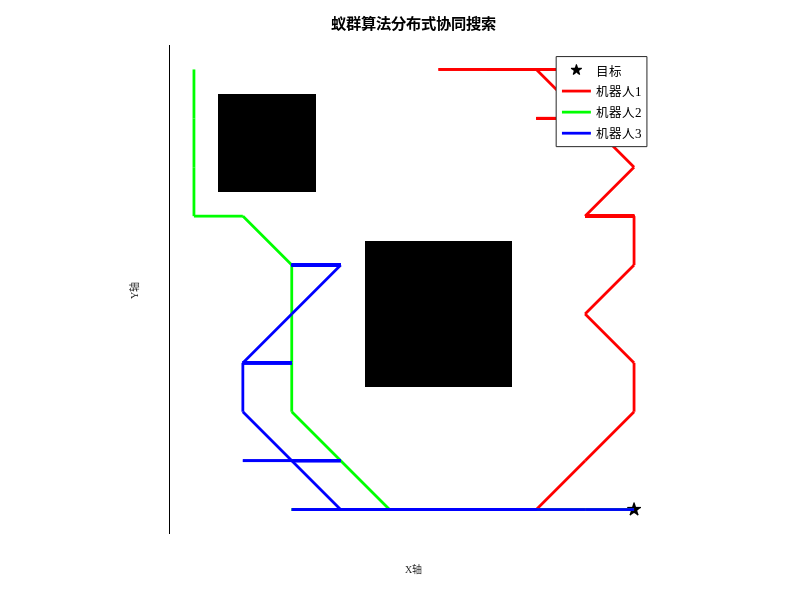

The MATLAB source for this figure:
clc;
clear;
close all;
% 参数设置
total = 3;            % 蚂蚁数量
iterations = 5000;    % 迭代次数
phera_up = 5;        % 信息素更新系数
rho = 0.8;            % 信息素衰减系数
alpha = 1;            % 信息素的重要性
beta = 2;             % 距离的重要性
grid_size = 10;      % 网格大小 (10x10)

% 初始化环境与障碍物
env = ones(grid_size, grid_size);  % 创建空的环境网格
goal = [10, 10];                   % 目标位置 (固定，不在障碍物中)
goal_radius = 0;                   % 目标半径 (目标范围)

% 定义障碍物位置和大小
x1_1 = 2; y1_1 = 2; x2_1 = 3; y2_1 = 3;  % 第一个障碍物：2x2
x1_2 = 5; y1_2 = 5; x2_2 = 7; y2_2 = 7;  % 第二个障碍物：2x2

% 标记环境中的障碍物
env(x1_1:x2_1, y1_1:y2_1) = 0;  % 设置第一个障碍物的区域为0
env(x1_2:x2_2, y1_2:y2_2) = 0;  % 设置第二个障碍物的区域为0

% 初始化蚂蚁的位置
ant_positions = zeros(total, 2);   % 存储蚂蚁的位置
ant_trajectories = cell(total, 1); % 存储每只蚂蚁的路径
ant_reached = zeros(total, 1);     % 每只蚂蚁是否到达目标的标志 (1 = 到达目标, 0 = 未到达)
found_goal = 0;                    % 标志变量，指示是否有蚂蚁找到目标

ant_positions(1, :) = [1, 9];
ant_positions(2, :) = [1, 2];
ant_positions(3, :) = [5, 5];

% 初始化信息素矩阵
phera = zeros(grid_size, grid_size); % 信息素矩阵

% 定义蚂蚁的移动方向（8个方向）
lm = [0 -1; 1 -1; 1 0; 1 1; 0 1; -1 1; -1 0; -1 -1];
li = 1:8; % 方向索引

% 探索参数
ant_explore_limit = 100;  % 最大步数（超过后重新探索）
explore_prob = 0.2;       % 随机探索的概率

% 仿真循环
figure;
hold on;
axis([0 grid_size 0 grid_size]); % 设置绘图范围
title('\fontname{宋体}蚁群算法分布式协同搜索');
xlabel('\fontsize{10}\fontname{Times New Roman}X\fontname{宋体}轴');
ylabel('\fontsize{10}\fontname{Times New Roman}Y\fontname{宋体}轴');
colors = ['r', 'g', 'b']; % 为不同的蚂蚁设置不同的颜色

% 主仿真循环
for iter = 1:iterations
    for j = 1:total
        % 如果蚂蚁已经到达目标，跳过当前蚂蚁
        if ant_reached(j) == 1
            continue;
        end
        r_temp = ant_positions(j, 1); % 当前行
        c_temp = ant_positions(j, 2); % 当前列
        best_move = [-1, -1];          % 该蚂蚁的最佳移动方向
        min_pheromone = -inf;

        % 检查蚂蚁是否已接近目标
        if abs(r_temp - goal(1)) <= goal_radius && abs(c_temp - goal(2)) <= goal_radius
            ant_reached(j) = 1; % 标记蚂蚁已到达目标
            found_goal = 1;     % 设置目标已找到标志
            
            % 在目标处留下信息素
            phera(r_temp, c_temp) = phera(r_temp, c_temp) + phera_up;
            break; % 蚂蚁完成搜索，退出当前循环
        end

        % 探索8个可能的方向
        for k = 1:8
            r = r_temp + lm(k, 1); 
            c = c_temp + lm(k, 2);

            % 检查移动是否在网格范围内且不进入障碍物
            if r > 0 && c > 0 && r <= grid_size && c <= grid_size && env(r, c) == 1
                % 计算信息素影响和与目标的距离
                pheromone = phera(r, c)^alpha;
                distance = ((goal(1) - r)^2 + (goal(2) - c)^2 + 1)^(-beta);
                trans = pheromone * distance;

                % 根据信息素选择最佳移动方向
                if trans > min_pheromone
                    min_pheromone = trans;
                    best_move = [lm(k, 1), lm(k, 2)];
                end
            end
        end

        % 如果没有找到最佳移动（即被困住），强制随机探索
        if all(best_move == -1) || rand < explore_prob
            best_move = [randi([-1, 1]), randi([-1, 1])];  % 随机移动
        end

        % 更新蚂蚁的位置
        if best_move(1) ~= -1
            % 计算新的位置
            new_position = ant_positions(j, :) + best_move;

            % 确保新的位置在 1 到 10 的范围内
            new_position(1) = max(1, min(new_position(1), 10));  % 限制行坐标
            new_position(2) = max(1, min(new_position(2), 10));  % 限制列坐标
            
            % 更新蚂蚁位置
            if env(new_position(1), new_position(2)) == 1
                ant_positions(j, :) = new_position;
            else
                % 如果新位置在障碍物区域，则重新选择位置
                new_position = ant_positions(j, :) + best_move;  % 或重新生成随机位置
            end
            ant_trajectories{j} = [ant_trajectories{j}; ant_positions(j, :)]; % 添加新的位置到路径中
            
            if env(ant_positions(j, 1), ant_positions(j, 2)) == 1
                % 在新位置更新信息素
                phera(ant_positions(j, 1), ant_positions(j, 2)) = phera(ant_positions(j, 1), ant_positions(j, 2)) + phera_up;
            end
        end
    end

    % 检查是否所有蚂蚁都已经到达目标
    if all(ant_reached == 1)
        disp('所有蚂蚁都已到达目标，结束仿真。');
        break; % 所有蚂蚁找到目标，退出循环
    end
    
    % 衰减信息素
    phera = phera * rho;

    % 绘制环境
    imshow(env, 'InitialMagnification', 'fit');
    hold on;
    plot(goal(2), goal(1), 'kp', 'MarkerSize', 10, 'MarkerFaceColor', 'k'); % 目标标记

    % 绘制每只蚂蚁的路径
    for j = 1:total
        plot(ant_trajectories{j}(:, 2), ant_trajectories{j}(:, 1), colors(j), 'LineWidth', 2);
    end
    
    pause(0.1);
    drawnow;
end

% 显示蚂蚁的最终路径
title('\fontname{宋体}蚁群算法分布式协同搜索');
% 绘制图例
legend( '\fontname{宋体}目标','\fontname{宋体}机器人\fontname{Times New Roman}1', '\fontname{宋体}机器人\fontname{Times New Roman}2', '\fontname{宋体}机器人\fontname{Times New Roman}3');
hold off;
